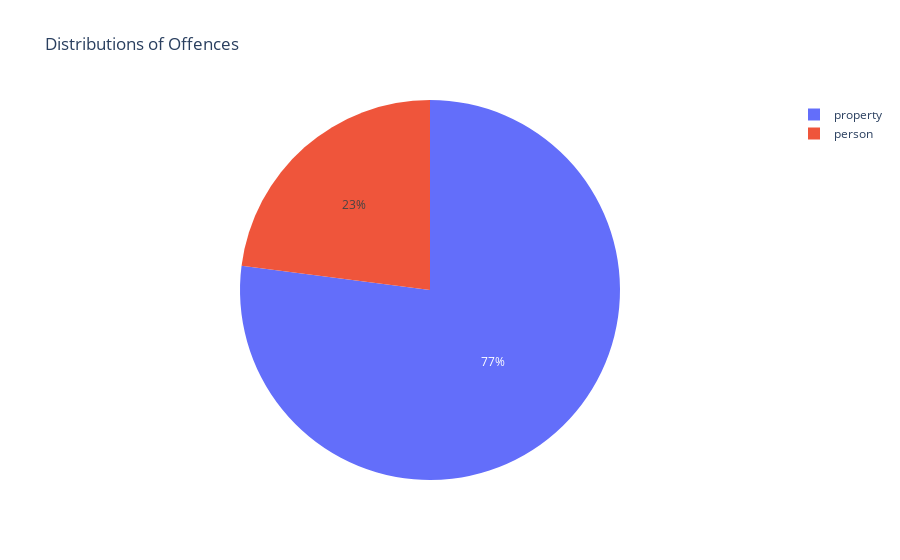

Notebook code cell kept with this figure:
### Markdown cell above
## Pie Chart over property or person

### Code cell
offence_counts=final_df['Offence Level 1 Description'].value_counts()
fig0=px.pie(values=offence_counts, names=offence_counts.index,title='Distributions of Offences')
fig0.show()

### Figure 1 — Plotly figure (JSON) as saved in the notebook; plotly's stock layout.template omitted (floating-point values rounded to 4 significant figures)
{"data": [{"domain": {"x": [0, 1], "y": [0, 1]}, "hovertemplate": "label=%{label}<br>value=%{value}<extra></extra>", "labels": ["property", "person"], "legendgroup": "", "name": "", "showlegend": true, "type": "pie", "values": [38614, 11509]}], "layout": {"legend": {"tracegroupgap": 0}, "title": {"text": "Distributions of Offences"}}}
